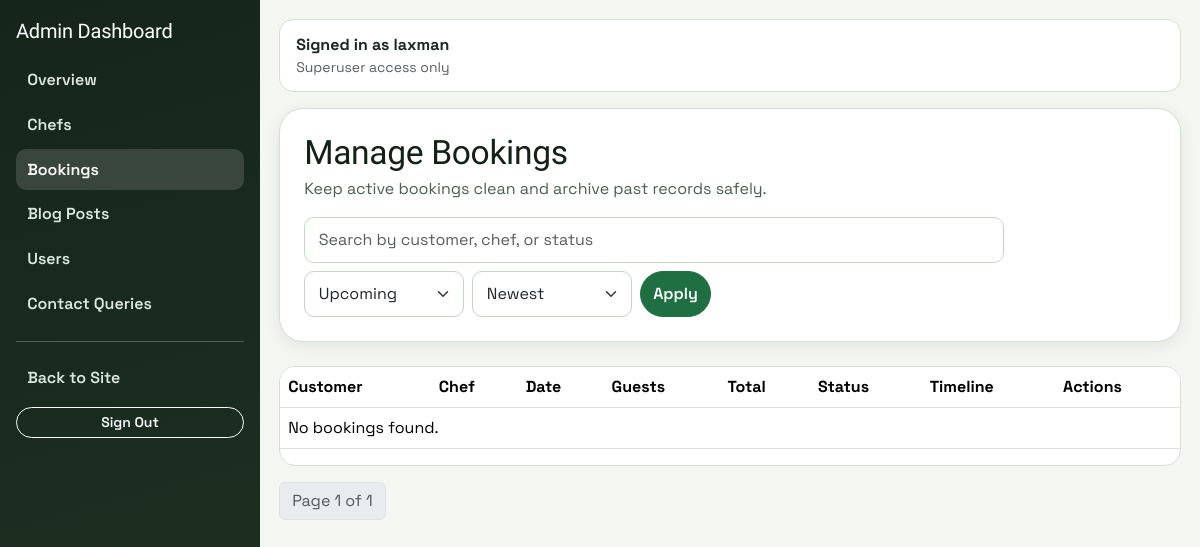
/myadmin/bookings/ (signed in), run on an earlier commit of the app's database.
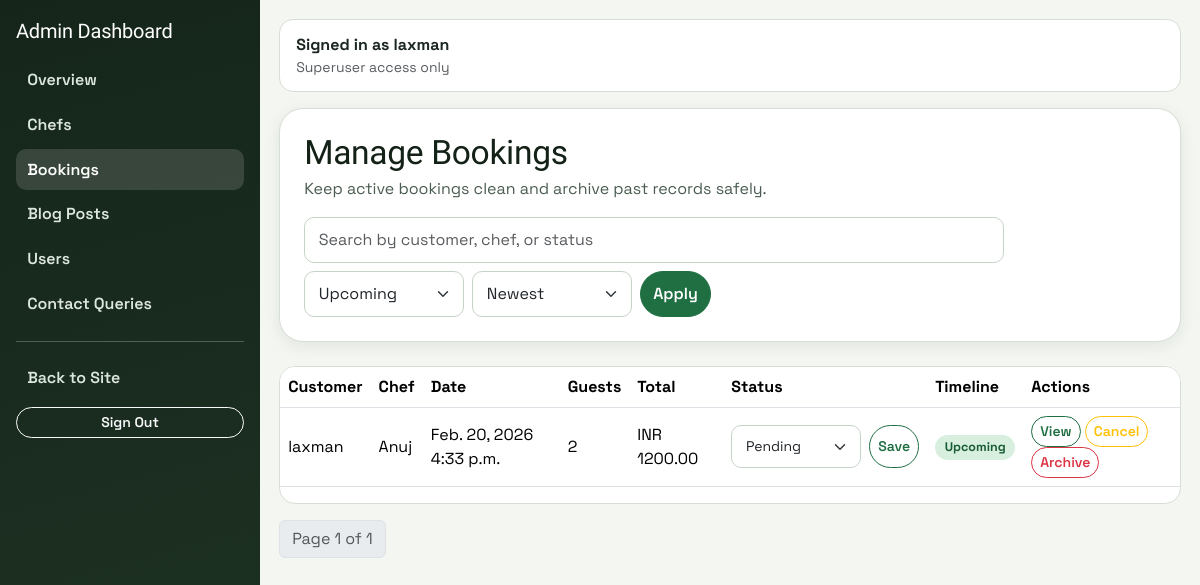
And on a later commit of the database.
### booking/models.py (models this page shows, shortened)
class Booking(models.Model):
    STATUS_CHOICES = [
        ('Pending', 'Pending'),
        ('Accepted', 'Accepted'),
        ('Rejected', 'Rejected'),
    ]
    customer = models.ForeignKey(settings.AUTH_USER_MODEL, on_delete=models.CASCADE)
    chef = models.ForeignKey('Chef', on_delete=models.CASCADE)
    date = models.DateField()
    time = models.TimeField()
    person = models.PositiveIntegerField()
    total_price = models.DecimalField(max_digits=8, decimal_places=2)
    status = models.CharField(max_length=20, choices=STATUS_CHOICES, default='Pending', db_index=True)
    is_deleted = models.BooleanField(default=False, db_index=True)
    deleted_at = models.DateTimeField(blank=True, null=True)
    deleted_by = models.ForeignKey(
        settings.AUTH_USER_MODEL,
        on_delete=models.SET_NULL,
        null=True,
        blank=True,
        related_name="deleted_bookings",
    )
    objects = ActiveBookingManager()
    all_objects = BookingQuerySet.as_manager()
    @property
    def scheduled_at(self):
        return datetime.combine(self.date, self.time).replace(tzinfo=dt_timezone.utc)
    @property
    def is_past(self):
        return self.scheduled_at < timezone.now()
    class Meta:
        indexes = [
            models.Index(fields=["date"]),
            models.Index(fields=["status", "date"]),
            models.Index(fields=["is_deleted", "date"]),
        ]

class Chef(models.Model):
    user = models.OneToOneField(settings.AUTH_USER_MODEL, on_delete=models.CASCADE)
    name = models.CharField(max_length=100)
    specialty = models.CharField(max_length=200)
    experience = models.PositiveIntegerField()  # years
    team_members = models.PositiveIntegerField(
        validators=[MinValueValidator(2)],
        blank=True,
        null=True
    )
    price_per_person = models.DecimalField(max_digits=8, decimal_places=2)
    image = models.ImageField(upload_to='chef_dishes/', blank=True, null=True)

### custom_admin/views.py (the view)
# urls.py: path("bookings/", views.booking_list, name="booking_list"),
@admin_required
def booking_list(request):
    q = request.GET.get("q", "").strip()
    scope = _safe_sort(request.GET.get("scope", "upcoming"), {"upcoming", "past", "archived", "all"}, "upcoming")
    sort = _safe_sort(request.GET.get("sort", "newest"), {"newest", "oldest", "status"}, "newest")
    order_map = {
        "newest": "-date",
        "oldest": "date",
        "status": "status",
    }
    bookings_qs = Booking.all_objects.select_related("customer", "chef")
    past_q = _past_booking_q()
    if scope == "upcoming":
        bookings_qs = bookings_qs.filter(is_deleted=False).exclude(past_q)
    elif scope == "past":
        bookings_qs = bookings_qs.filter(is_deleted=False).filter(past_q)
    elif scope == "archived":
        bookings_qs = bookings_qs.filter(is_deleted=True)
    else:
        bookings_qs = bookings_qs.filter(is_deleted=False)
    if q:
        bookings_qs = bookings_qs.filter(
            Q(customer__username__icontains=q)
            | Q(chef__name__icontains=q)
            | Q(status__icontains=q)
        )
    paginator = Paginator(bookings_qs.order_by(order_map[sort], "-time"), 15)
    bookings = paginator.get_page(request.GET.get("page"))
    return render(
        request,
        "custom_admin/booking_list.html",
        {
            "bookings": bookings,
            "q": q,
            "sort": sort,
            "scope": scope,
            "status_choices": Booking.STATUS_CHOICES,
        },
    )

### booking/context_processors.py (called while the page is built)
def chef_context(request):
    chef = None
    profile = None
    is_admin_user = False
    if request.user.is_authenticated:
        chef = Chef.objects.filter(user=request.user).first()
        profile = getattr(request.user, "profile", None)
        is_admin_user = request.user.is_superuser
    return {"chef": chef, "user_profile": profile, "is_admin_user": is_admin_user}

### custom_admin/views.py (called while the page is built)
def admin_required(view_func):
    @wraps(view_func)
    def wrapper(request, *args, **kwargs):
        if not request.user.is_authenticated:
            login_url = reverse("custom_admin:login")
            return redirect(f"{login_url}?next={request.path}")
        if not request.user.is_superuser:
            return HttpResponseForbidden("You do not have permission to access this module.")
        return view_func(request, *args, **kwargs)
    return wrapper

def _safe_sort(value, allowed, default):
    return value if value in allowed else default

def _past_booking_q():
    now = timezone.now()
    current_date = now.date()
    current_time = now.time().replace(microsecond=0)
    return Q(date__lt=current_date) | Q(date=current_date, time__lt=current_time)

### custom_admin/templates/custom_admin/booking_list.html (shortened to what this page needs)
{% extends "custom_admin/base.html" %}
{% block content %}
<section class="page-card p-4 mb-4 d-flex flex-wrap justify-content-between align-items-end gap-3">
  <div>
    <h2 class="section-title mb-1">Manage Bookings</h2>
    <p class="section-subtitle mb-0">Keep active bookings clean and archive past records safely.</p>
  </div>
  <form method="get" class="d-flex gap-2 flex-wrap" style="max-width:700px; width:100%;">
    <input name="q" value="{{ q }}" class="form-control" placeholder="Search by customer, chef, or status" style="min-width: 220px;" />
    <select name="scope" class="form-select" style="max-width: 160px;">
      <option value="upcoming" {% if scope == 'upcoming' %}selected{% endif %}>Upcoming</option>
    </select>
    <select name="sort" class="form-select" style="max-width: 160px;">
      <option value="newest" {% if sort == 'newest' %}selected{% endif %}>Newest</option>
    </select>
    <button class="btn btn-primary">Apply</button>
  </form>
</section>
<div class="data-table-wrap">
  <table class="table table-hover align-middle">
    <thead><tr><th>Customer</th><th>Chef</th><th>Date</th><th>Guests</th><th>Total</th><th>Status</th><th>Timeline</th><th>Actions</th></tr></thead>
    <tbody>
      {% for b in bookings %}
      <tr>
        <td>{{ b.customer.username }}</td>
        <td>{{ b.chef.name }}</td>
        <td>{{ b.date }} {{ b.time }}</td>
        <td>{{ b.person }}</td>
        <td>INR {{ b.total_price }}</td>
        <td>
          {% if not b.is_deleted %}
          <form method="post" action="{% url 'custom_admin:booking_update_status' b.pk %}" class="d-flex gap-2">
            <select name="status" class="form-select form-select-sm" style="min-width: 130px;">
              {% for value,label in status_choices %}
              <option value="{{ value }}" {% if b.status == value %}selected{% endif %}>{{ label }}</option>
              {% endfor %}
            </select>
            <button class="btn btn-sm btn-outline-primary">Save</button>
          </form>
          {% else %}
          <span class="text-muted">Archived</span>
          {% endif %}
        </td>
        <td>
          {% if b.is_deleted %}
          <span class="status-pill status-rejected">Archived</span>
          {% elif b.is_past %}
          <span class="status-pill status-pending">Past</span>
          {% else %}
          <span class="status-pill status-accepted">Upcoming</span>
          {% endif %}
        </td>
        <td>
          <a href="{% url 'custom_admin:booking_view' b.pk %}" class="btn btn-sm btn-outline-primary">View</a>
          {% if not b.is_deleted %}
          <form method="post" action="{% url 'custom_admin:booking_cancel' b.pk %}" class="d-inline">
            <button class="btn btn-sm btn-outline-warning" type="submit">Cancel</button>
          </form>
          <button class="btn btn-sm btn-outline-danger" data-bs-toggle="modal" data-bs-target="#confirmDeleteModal" data-action="{% url 'custom_admin:booking_delete' b.pk %}" data-name="booking #{{ b.pk }}">Archive</button>
          {% else %}
          <button class="btn btn-sm btn-outline-danger" data-bs-toggle="modal" data-bs-target="#confirmDeleteModal" data-action="{% url 'custom_admin:booking_hard_delete' b.pk %}" data-name="booking #{{ b.pk }}">Delete Permanently</button>
          {% endif %}
        </td>
      </tr>
      {% empty %}
      <tr><td colspan="8">No bookings found.</td></tr>
      {% endfor %}
    </tbody>
  </table>
</div>
{% include "custom_admin/partials/pagination.html" with page_obj=bookings q=q sort=sort scope=scope %}
{% endblock %}

What changed in the data, as far as the page shows it:
added Booking: customer.username "laxman", chef.name "Anuj", date "Feb. 20, 2026", time "4:33 p.m.", person "2", total_price "1200.00", status "Pending", is_deleted "Upcoming"
Also different on the page:
text no longer shown: "No bookings found."
